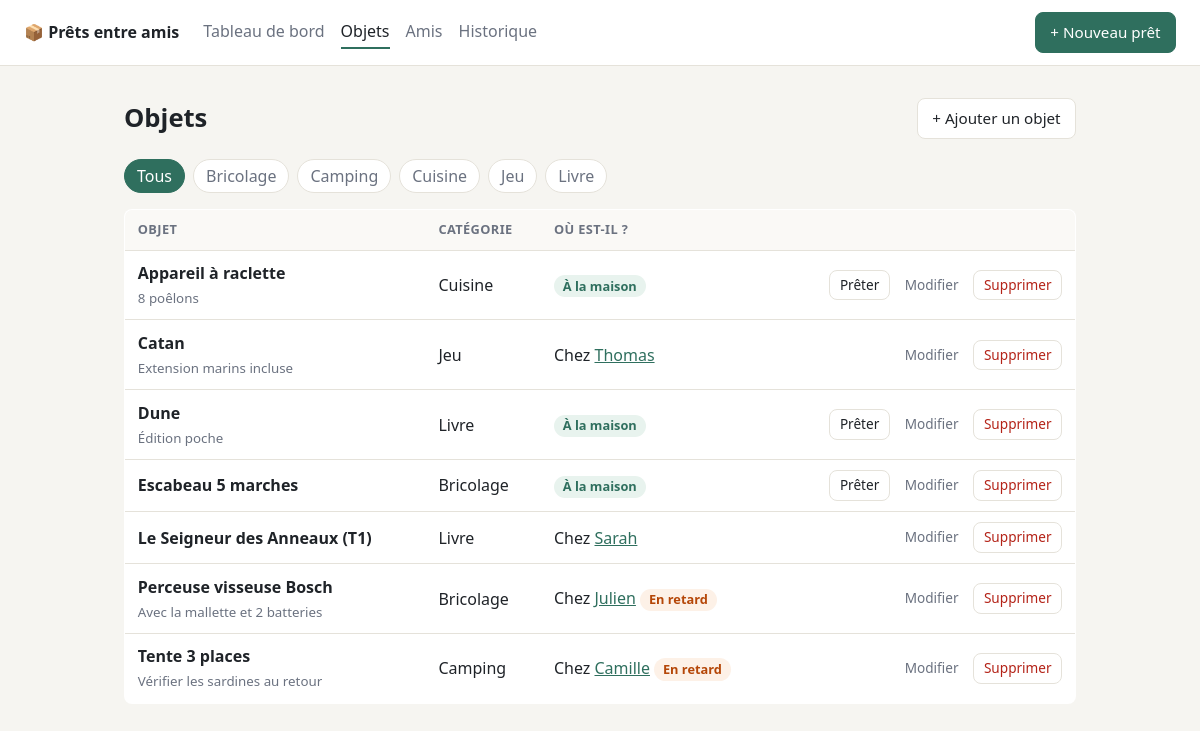
/items, run on the app's committed database.
### tables this page shows
CREATE TABLE items (
    id         INT UNSIGNED AUTO_INCREMENT PRIMARY KEY,
    name       VARCHAR(150) NOT NULL,
    category   VARCHAR(50)  NOT NULL DEFAULT 'Autre',
    notes      TEXT         NULL,
    created_at DATETIME     NOT NULL DEFAULT CURRENT_TIMESTAMP,
    KEY idx_items_category (category)
);

CREATE TABLE loans (
    id          INT UNSIGNED AUTO_INCREMENT PRIMARY KEY,
    item_id     INT UNSIGNED NOT NULL,
    friend_id   INT UNSIGNED NOT NULL,
    loaned_at   DATE         NOT NULL,
    due_at      DATE         NULL,
    returned_at DATE         NULL,
    notes       VARCHAR(255) NULL,
    created_at  DATETIME     NOT NULL DEFAULT CURRENT_TIMESTAMP,

     
     
     
    active_item_id INT UNSIGNED AS (IF(returned_at IS NULL, item_id, NULL)) STORED,
    UNIQUE KEY uq_loans_one_active_per_item (active_item_id),

    KEY idx_loans_friend (friend_id),
    KEY idx_loans_status (returned_at, due_at),

    CONSTRAINT fk_loans_item   FOREIGN KEY (item_id)   REFERENCES items (id)   ON DELETE RESTRICT,
    CONSTRAINT fk_loans_friend FOREIGN KEY (friend_id) REFERENCES friends (id) ON DELETE RESTRICT,
    CONSTRAINT chk_loans_due      CHECK (due_at IS NULL OR due_at >= loaned_at),
    CONSTRAINT chk_loans_returned CHECK (returned_at IS NULL OR returned_at >= loaned_at)
);

CREATE TABLE friends (
    id         INT UNSIGNED AUTO_INCREMENT PRIMARY KEY,
    name       VARCHAR(100) NOT NULL,
    email      VARCHAR(255) NULL,
    phone      VARCHAR(30)  NULL,
    created_at DATETIME     NOT NULL DEFAULT CURRENT_TIMESTAMP,
    UNIQUE KEY uq_friends_name (name)
);

### src/Controller/ItemController.php (called while the page is built, shortened)
<?php
final class ItemController
{
    public function index(): void
    {
        $category = Input::nullable('category');
        $this->view->render('items/index', [
            'title'      => 'Objets',
            'items'      => $this->items->allWithCurrentLoan($category),
            'categories' => $this->items->categories(),
            'current'    => $category,
        ]);
    }
}

### public/index.php (called while the page is built, shortened)
<?php
require __DIR__ . '/../src/helpers.php';
$view = new View(__DIR__ . '/../templates');
try {
    $pdo = Database::connection();
    $friendRepo = new FriendRepository($pdo);
    $itemRepo = new ItemRepository($pdo);
    $loanRepo = new LoanRepository($pdo);
    $dashboard = new DashboardController($view, $loanRepo);
    $friends = new FriendController($view, $friendRepo);
    $items = new ItemController($view, $itemRepo);
    $loans = new LoanController($view, $loanRepo, $itemRepo, $friendRepo);
    $router = new Router();
    $router->get('/', $dashboard->index(...));
    $router->get('/friends', $friends->index(...));
    $router->get('/friends/new', $friends->create(...));
    $router->post('/friends', $friends->store(...));
    $router->get('/friends/{id}/edit', $friends->edit(...));
    $router->post('/friends/{id}', $friends->update(...));
    $router->post('/friends/{id}/delete', $friends->delete(...));
    $router->get('/items', $items->index(...));
    $router->get('/items/new', $items->create(...));
    $router->post('/items', $items->store(...));
    $router->get('/items/{id}/edit', $items->edit(...));
    $router->post('/items/{id}', $items->update(...));
    $router->post('/items/{id}/delete', $items->delete(...));
    $router->get('/loans', $loans->history(...));
    $router->get('/loans/new', $loans->create(...));
    $router->post('/loans', $loans->store(...));
    $router->post('/loans/{id}/return', $loans->markReturned(...));
    $router->dispatch($_SERVER['REQUEST_METHOD'], $_SERVER['REQUEST_URI']);
} catch (HttpException $e) {
    $view->render('error', ['title' => $e->getMessage(), 'status' => $e->status], $e->status);
} catch (Throwable $e) {
    error_log((string) $e);
    $view->render('error', ['title' => 'Erreur serveur', 'status' => 500], 500);
}

### src/Repository/ItemRepository.php (called while the page is built, shortened)
<?php
final class ItemRepository
{
    public function allWithCurrentLoan(?string $category = null): array
    {
        $sql = 'SELECT i.*, l.id AS loan_id, l.due_at, f.id AS borrower_id, f.name AS borrower_name
                FROM items i
                LEFT JOIN loans l   ON l.item_id = i.id AND l.returned_at IS NULL
                LEFT JOIN friends f ON f.id = l.friend_id';
        $params = [];
        $stmt = $this->pdo->prepare($sql . ' ORDER BY i.name');
        $stmt->execute($params);
        return $stmt->fetchAll();
    }
}

### templates/items/index.php (the view, shortened to what this page needs)
<div class="page-head">
    <h1>Objets</h1>
    <a href="/items/new" class="btn">+ Ajouter un objet</a>
</div>
<?php if ($categories): ?>
<nav class="filters" aria-label="Catégories">
    <a href="/items"<?= $current === null ? ' aria-current="page"' : '' ?>>Tous</a>
    <?php foreach ($categories as $category): ?>
        <a href="/items?category=<?= e(urlencode($category)) ?>"<?= $current === $category ? ' aria-current="page"' : '' ?>><?= e($category) ?></a>
    <?php endforeach; ?>
</nav>
<?php endif; ?>
<?php if (!$items): ?>
    <p class="empty">Aucun objet ici.</p>
<?php else: ?>
    <table>
        <thead><tr><th>Objet</th><th>Catégorie</th><th>Où est-il ?</th><th></th></tr></thead>
        <tbody>
        <?php foreach ($items as $item): ?>
            <tr>
                <td>
                    <strong><?= e($item['name']) ?></strong>
                    <?php if ($item['notes']): ?><br><small class="muted"><?= e($item['notes']) ?></small><?php endif; ?>
                </td>
                <td><?= e($item['category']) ?></td>
                <td>
                    <?php if ($item['loan_id']): ?>
                        Chez <a href="/loans?friend=<?= e($item['borrower_id']) ?>"><?= e($item['borrower_name']) ?></a>
                        <?php if ($item['due_at'] && $item['due_at'] < date('Y-m-d')): ?><?= status_badge('en_retard') ?><?php endif; ?>
                    <?php else: ?>
                        <span class="badge badge-rendu">À la maison</span>
                    <?php endif; ?>
                </td>
                <td class="actions">
                    <?php if (!$item['loan_id']): ?>
                        <a href="/loans/new?item=<?= e($item['id']) ?>" class="btn btn-small">Prêter</a>
                    <?php endif; ?>
                    <a href="/items/<?= e($item['id']) ?>/edit" class="btn btn-small btn-ghost">Modifier</a>
                    <form method="post" action="/items/<?= e($item['id']) ?>/delete" onsubmit="return confirm('Supprimer cet objet ?')">
                        <button class="btn btn-small btn-danger">Supprimer</button>
                    </form>
                </td>
            </tr>
        <?php endforeach; ?>
        </tbody>
    </table>
<?php endif; ?>

### src/helpers.php (shortened to what this page needs)
<?php
function e(mixed $value): string
{
    return htmlspecialchars((string) $value, ENT_QUOTES | ENT_SUBSTITUTE, 'UTF-8');
}
function status_badge(string $status): string
{
    return sprintf('<span class="badge badge-%s">%s</span>', e($status), e(STATUS_LABELS[$status] ?? $status));
}

### src/Router.php (shortened to what this page needs)
<?php
final class Router
{
    private array $routes = [];
    public function dispatch(string $method, string $uri): void
    {
        $path = rtrim(parse_url($uri, PHP_URL_PATH) ?: '/', '/') ?: '/';
        $pathMatched = false;
        foreach ($this->routes as [$routeMethod, $regex, $handler]) {
            if (!preg_match($regex, $path, $matches)) {
                continue;
            }
            $pathMatched = true;
            $params = array_map('intval', array_filter($matches, 'is_string', ARRAY_FILTER_USE_KEY));
            $handler(...$params);
            return;
        }
        throw new HttpException($pathMatched ? 405 : 404);
    }
    private function add(string $method, string $path, callable $handler): void
    {
        $regex = '#^' . preg_replace('#\{(\w+)\}#', '(?P<$1>\d+)', $path) . '$#';
        $this->routes[] = [$method, $regex, $handler];
    }
}

### public/style.css (style rules this page uses)
:root { --bg: #f6f5f1; --surface: #ffffff; --text: #1f2328; --muted: #6b7280; --border: #e5e2da; --primary: #2f6f5e; --primary-dark: #24574a; --danger: #b42318; --warn-bg: #fdf1e7; --warn: #b54708; --ok-bg: #e8f3ee; --info-bg: #eaf0fb; --info: #1e4fa3; --radius: 8px; font-family: system-ui, -apple-system, "Segoe UI", Roboto, sans-serif; color: var(--text); background: var(--bg); }
* { box-sizing: border-box; }
body { margin: 0; line-height: 1.5; }
a { color: var(--primary); }
h1 { font-size: 1.6rem; margin: 0 0 1.25rem; }
.muted { color: var(--muted); }
.page-head { display: flex; justify-content: space-between; align-items: center; margin-bottom: 1.25rem; }
.page-head h1 { margin: 0; }
.btn { display: inline-block; padding: .5rem .9rem; border-radius: var(--radius); border: 1px solid var(--border); background: var(--surface); color: var(--text); font: inherit; font-size: .95rem; text-decoration: none; cursor: pointer; }
.btn-ghost { background: transparent; border-color: transparent; color: var(--muted); }
.btn-danger { color: var(--danger); }
.btn-small { padding: .25rem .6rem; font-size: .85rem; }
table { width: 100%; border-collapse: collapse; background: var(--surface); border: 1px solid var(--border); border-radius: var(--radius); overflow: hidden; }
th, td { padding: .65rem .8rem; text-align: left; border-bottom: 1px solid var(--border); vertical-align: middle; }
th { font-size: .8rem; text-transform: uppercase; letter-spacing: .03em; color: var(--muted); background: #faf9f6; }
tr:last-child td { border-bottom: none; }
.actions { text-align: right; white-space: nowrap; }
.actions form { display: inline; }
.badge { display: inline-block; padding: .1rem .55rem; border-radius: 999px; font-size: .8rem; font-weight: 600; }
.badge-en_retard { background: var(--warn-bg); color: var(--warn); }
.badge-rendu { background: var(--ok-bg); color: var(--primary); }
.filters { display: flex; gap: .5rem; flex-wrap: wrap; margin-bottom: 1rem; }
.filters a { padding: .25rem .75rem; border-radius: 999px; border: 1px solid var(--border); text-decoration: none; color: var(--muted); background: var(--surface); }
.filters a[aria-current] { background: var(--primary); border-color: var(--primary); color: #fff; }

### data on the page
items: name "Appareil à raclette", notes "8 poêlons", category "Cuisine", shows "À la maison"
loans: item.name "Catan", item.notes "Extension marins incluse", item.category "Jeu", friend.name "Thomas"
items: name "Dune", notes "Édition poche", category "Livre", shows "À la maison"
items: name "Escabeau 5 marches", category "Bricolage", shows "À la maison"
loans: item.name "Le Seigneur des Anneaux (T1)", item.category "Livre", friend.name "Sarah"
loans: item.name "Perceuse visseuse Bosch", item.notes "Avec la mallette et 2 batteries", item.category "Bricolage", friend.name "Julien"
loans: item.name "Tente 3 places", item.notes "Vérifier les sardines au retour", item.category "Camping", friend.name "Camille"

### other printed values
$label "Tableau de bord"
$label "Objets"
$label "Amis"
$label "Historique"
$category "Bricolage"
$category "Camping"
$category "Cuisine"
$category "Jeu"
$category "Livre"
